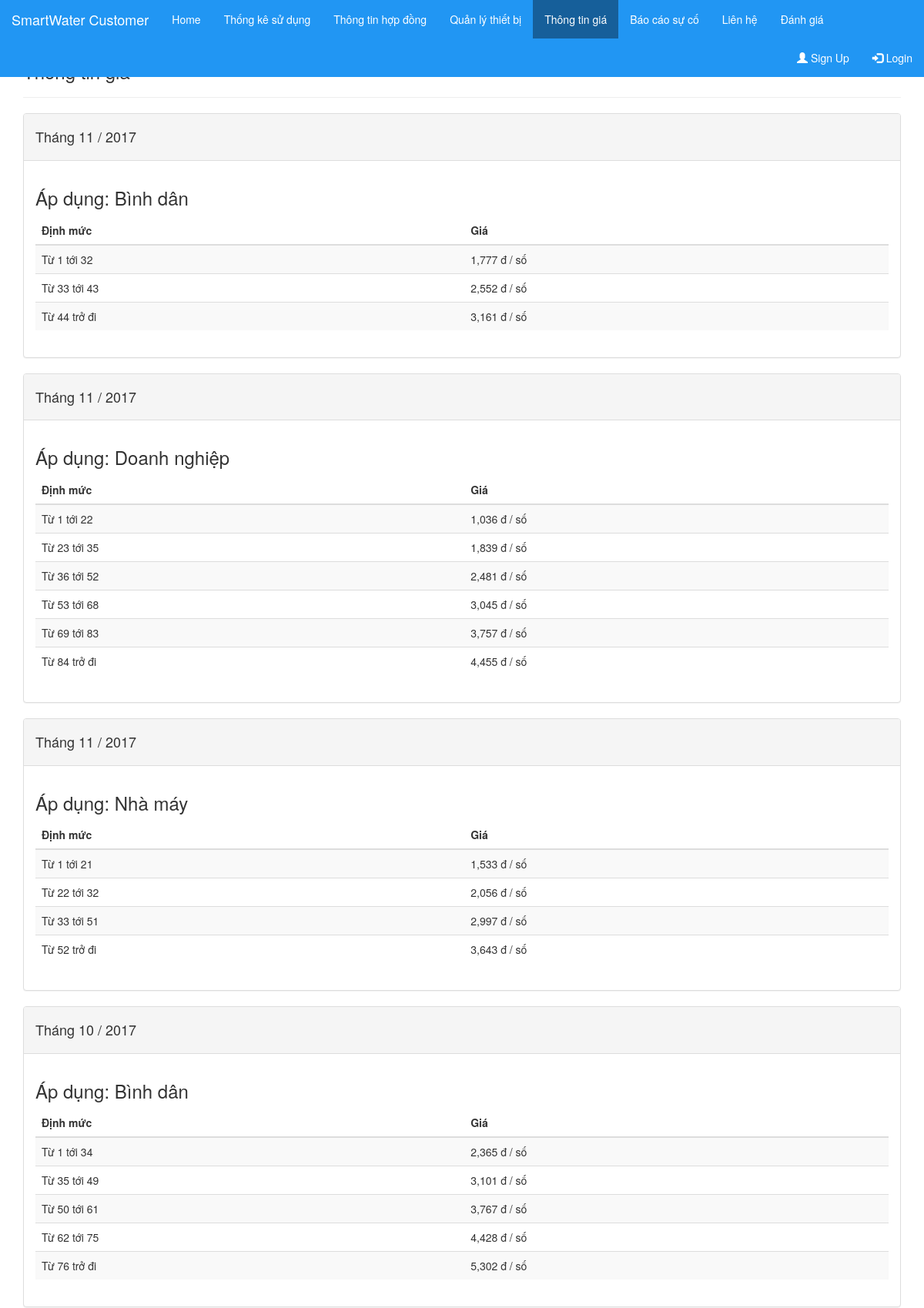
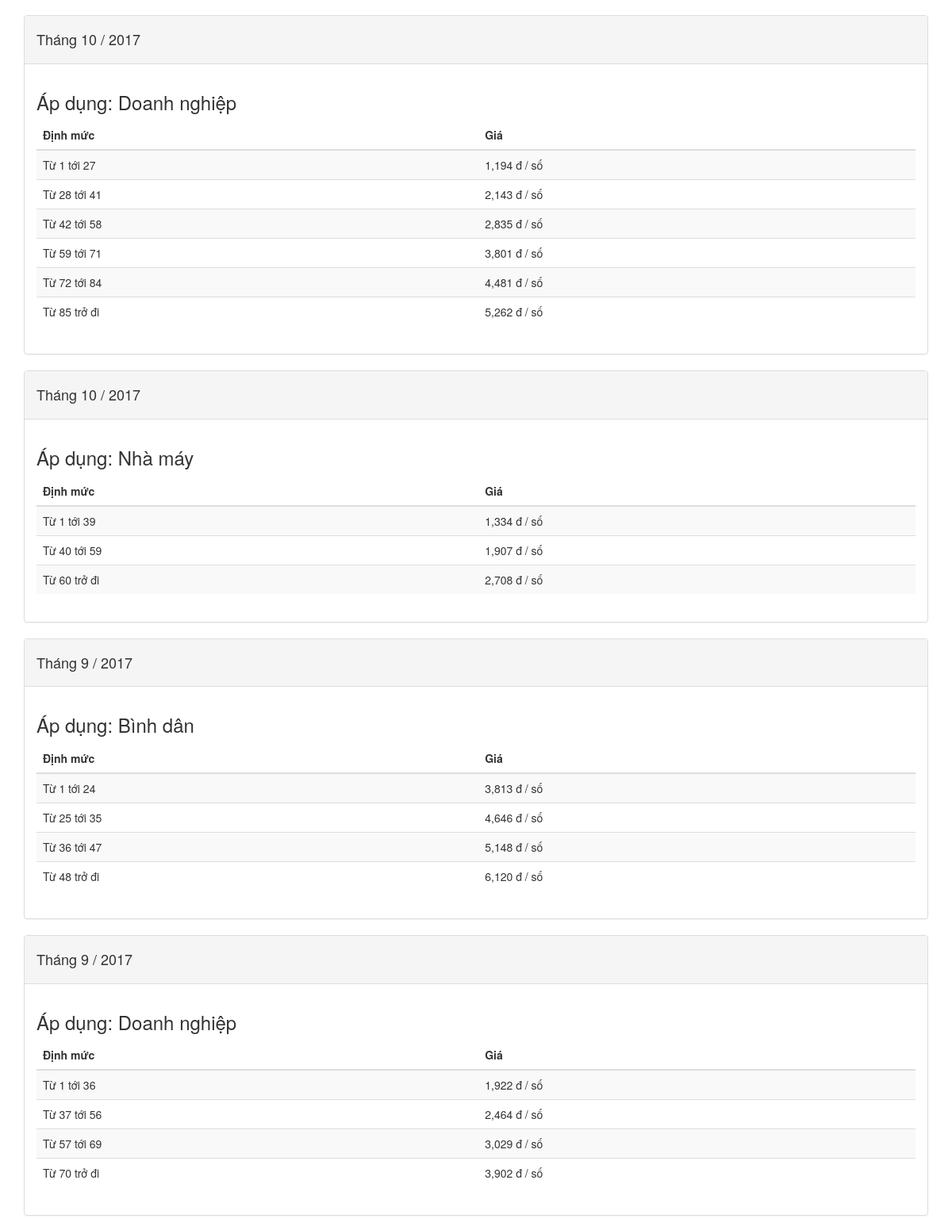
Screenshot of /customer/price_info (upper part) with the database file from the repository (2 pictures, top to bottom).
### main/models.py (models this page shows, shortened)
class WaterPriceConfig(models.Model):
    NOT_SET = -1
    time = models.ForeignKey(Month)
    contract_type = models.ForeignKey(WaterContractType,related_name='price_configs')
    default_price = models.IntegerField(default=0)
    created_at = models.DateTimeField(auto_now_add=True)
    updated_at = models.DateTimeField(auto_now=True)
    class Meta:
        ordering = ('-time__month','-time__year')

class Month(models.Model):
    year = models.IntegerField(default=1)
    month = models.IntegerField(default=1,choices=MONTHS)
    class Meta:
        ordering = ('-year','-month')

class WaterContractType(models.Model):
    name = models.CharField(max_length=255)
    code = models.CharField(max_length=255,unique=True)
    def __str__(self):
        return '%s'%self.name

class WaterPrice(models.Model):
    NOT_SET = -1
    config = models.ForeignKey(WaterPriceConfig,related_name='prices')
    min_value = models.IntegerField(default=NOT_SET)
    max_value = models.IntegerField(default=NOT_SET)
    price = models.IntegerField(default=0)
    created_at = models.DateTimeField(auto_now_add=True)
    updated_at = models.DateTimeField(auto_now=True)
    class Meta:
        ordering = ('min_value','max_value')
    @property
    def is_lt(self):
        return self.min_value == self.NOT_SET and self.max_value != self.NOT_SET
    @property
    def is_range(self):
        return self.min_value != self.NOT_SET and self.max_value != self.NOT_SET

### customer/views.py (the view)
def price_info(request):
    price_configs = WaterPriceConfig.objects.all()
    return render(request, 'customer/price_info.html', {
        'price_configs': price_configs
    })

### customer/templates/customer/price_info.html (shortened to what this page needs)
{% extends 'customer/customer_base.html' %}
{% block content %}
<div class="container">
  <h3>Thông tin giá</h3>
  <hr />
  <div>
    {% for price_config in price_configs %}
      <div class="panel panel-default">
        <div class="panel-heading">
          <h4>Tháng {{price_config.time.month}} / {{price_config.time.year}}</h4>
        </div>
        <div class="panel-body">
          {% include 'includes/short_water_price_config.html' %}
        </div>
      </div>
    {% endfor %}
  </div>
</div>
{% endblock %}

### customer/templates/customer/customer_base.html
{% extends 'main/base.html' %}
{% block header %}
  {% include 'customer/customer_header.html' %}
{% endblock %}

### main/templates/main/base.html (shortened to what this page needs)
<!DOCTYPE html>
<html>
  <head>
    {% block css %}
      <link rel="stylesheet" href="https://maxcdn.bootstrapcdn.com/bootstrap/3.3.7/css/bootstrap.min.css">
      <link rel="stylesheet" href="https://maxcdn.bootstrapcdn.com/font-awesome/4.7.0/css/font-awesome.min.css">
      <link rel="stylesheet" href="/static/main/css/base.css">
      <link rel="stylesheet" href="/static/main/css/header.css">
      <link rel="stylesheet" href="/static/main/css/footer.css">
    {% endblock %}
  </head>
  <body>
    {% block header %}{% endblock %}
    <div class="content">
      {% block content %}{% endblock %}
    </div>
  </body>
</html>

### customer/templates/customer/customer_header.html
{% extends 'main/header.html' %}
{% block brand %}
  SmartWater Customer
{% endblock %}
{% block navbar_1 %}
  <li id='used_statistics_nav'>
    <a href="/customer/used_statistics">Thống kê sử dụng</a>
  </li>
  <li id='contract_info_nav'>
    <a href="/customer/contract_info">Thông tin hợp đồng</a>
  </li>
  <li id='device_management_nav'>
    <a href="/customer/device_management">Quản lý thiết bị</a>
  </li>
  <li id='price_info_nav' >
    <a href="/customer/price_info">Thông tin giá</a>
  </li>
  <li id='issue_message_nav'>
    <a href="/customer/issue_message">Báo cáo sự cố</a>
  </li>
  <li id='contact_nav' >
    <a href="/customer/contact">Liên hệ</a>
  </li>
  <li id='rate_nav'>
    <a href="/customer/rate">Đánh giá</a>
  </li>
{% endblock %}

### main/templates/main/header.html (shortened to what this page needs)
<div class="header">
  <nav class="navbar navbar-inverse navbar-fixed-top">
    <div class="container-fluid">
      <div class="navbar-header">
        <a class="navbar-brand" href="/">
          {% block brand %}{% endblock %}
        </a>
      </div>
      <div class="collapse navbar-collapse" id="myNavbar">
        <ul class="nav navbar-nav">
          {% block navbar %}
          <li id='home_nav'><a href="/">Home</a></li>
          {% block navbar_1 %}{% endblock %} {% endblock %}
        </ul>
        {% if request.user.is_authenticated %}
        <ul class="nav navbar-nav navbar-right">
          <p class="navbar-text">
            {{ request.user.username}}
          </p>
          <li>
            <a href="/auth/logout">Logout</a>
          </li>
        </ul>
        {% else %}
        <ul class="nav navbar-nav navbar-right">
          <li>
            <a href="/auth/register">
                  <span class="glyphicon glyphicon-user"></span>
                  Sign Up
                </a>
          </li>
          <li>
            <a href="/auth/login"><span class="glyphicon glyphicon-log-in"></span>
                  Login
                </a>
          </li>
        </ul>
        {% endif %}
      </div>
    </div>
  </nav>
</div>

### main/templates/includes/short_water_price_config.html
{% load humanize %}
<h3>
  Áp dụng: {{price_config.contract_type}}
</h3>
<table class="table table-striped">
  <thead>
    <tr>
      <th>
        Định mức
      </th>
      <th>
        Giá
      </th>
    </tr>
  </thead>
  <tbody>
    {% for p in price_config.prices.all %}
    <tr>
      <td>
        {% if p.is_lt %}
        Từ 1 tới {{p.max_value}}
        {% elif p.is_range %}
        Từ {{p.min_value}} tới {{p.max_value}}
        {% else %}
          Từ {{p.min_value}} trở đi
        {% endif %}
      </td>
      <td>
        {{p.price|intcomma}} đ / số
      </td>
    </tr>
    {% endfor %}
  </tbody>
</table>

### main/static/main/css/base.css (style rules this page uses)
.content { margin-top: 50px; padding-top: 10px; }

### main/static/main/css/header.css (style rules this page uses)
.header { background: #2196F3;; color: white;; }
.header .navbar { background: #2196F3;; border: none; }
.header .navbar .navbar-header { color: white; }
.header .navbar .navbar-header a { color: white; }
.header .navbar ul li a { color: white; }
.header .navbar ul li.active a { background: #165f9a; }

### rows the page displays
WaterPriceConfig: time.month "11", time.year "2017", contract_type "Bình dân"
WaterPrice: max_value "32", price "1,777"
WaterPrice: min_value "33", max_value "43", price "2,552"
WaterPrice: min_value "44", price "3,161"
WaterPriceConfig: time.month "11", time.year "2017", contract_type "Doanh nghiệp"
WaterPrice: max_value "22", price "1,036"
WaterPrice: min_value "23", max_value "35", price "1,839"
WaterPrice: min_value "36", max_value "52", price "2,481"
WaterPrice: min_value "53", max_value "68", price "3,045"
WaterPrice: min_value "69", max_value "83", price "3,757"
WaterPrice: min_value "84", price "4,455"
WaterPriceConfig: time.month "11", time.year "2017", contract_type "Nhà máy"
WaterPrice: max_value "21", price "1,533"
WaterPrice: min_value "22", max_value "32", price "2,056"
WaterPrice: min_value "33", max_value "51", price "2,997"
WaterPrice: min_value "52", price "3,643"
WaterPriceConfig: time.month "10", time.year "2017", contract_type "Bình dân"
WaterPrice: max_value "34", price "2,365"
WaterPrice: min_value "35", max_value "49", price "3,101"
WaterPrice: min_value "50", max_value "61", price "3,767"
WaterPrice: min_value "62", max_value "75", price "4,428"
WaterPrice: min_value "76", price "5,302"
WaterPriceConfig: time.month "10", time.year "2017", contract_type "Doanh nghiệp"
WaterPrice: max_value "27", price "1,194"
WaterPrice: min_value "28", max_value "41", price "2,143"
WaterPrice: min_value "42", max_value "58", price "2,835"
WaterPrice: min_value "59", max_value "71", price "3,801"
WaterPrice: min_value "72", max_value "84", price "4,481"
WaterPrice: min_value "85", price "5,262"
WaterPriceConfig: time.month "10", time.year "2017", contract_type "Nhà máy"
WaterPrice: max_value "39", price "1,334"
WaterPrice: min_value "40", max_value "59", price "1,907"
WaterPrice: min_value "60", price "2,708"
WaterPriceConfig: time.month "9", time.year "2017", contract_type "Bình dân"
WaterPrice: max_value "24", price "3,813"
WaterPrice: min_value "25", max_value "35", price "4,646"
WaterPrice: min_value "36", max_value "47", price "5,148"
WaterPrice: min_value "48", price "6,120"
WaterPriceConfig: time.month "9", time.year "2017", contract_type "Doanh nghiệp"
WaterPrice: max_value "36", price "1,922"
WaterPrice: min_value "37", max_value "56", price "2,464"
WaterPrice: min_value "57", max_value "69", price "3,029"
WaterPrice: min_value "70", price "3,902"
